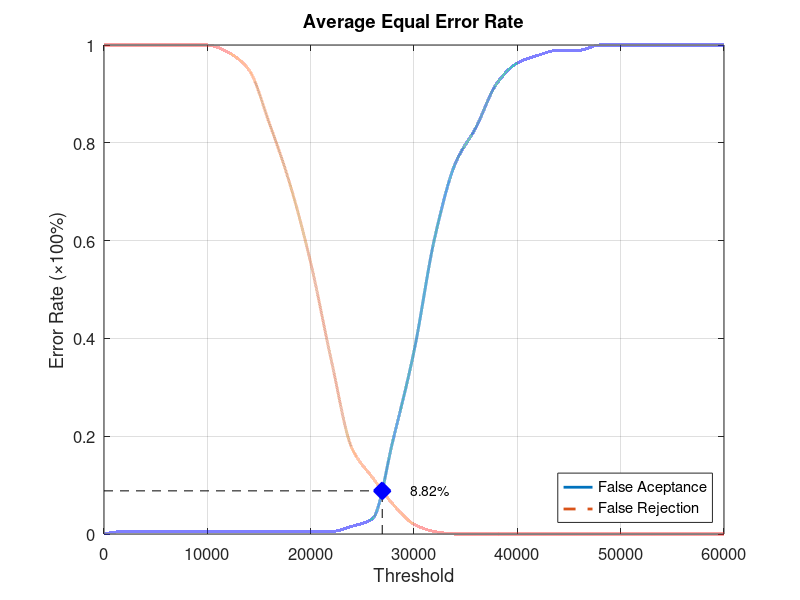
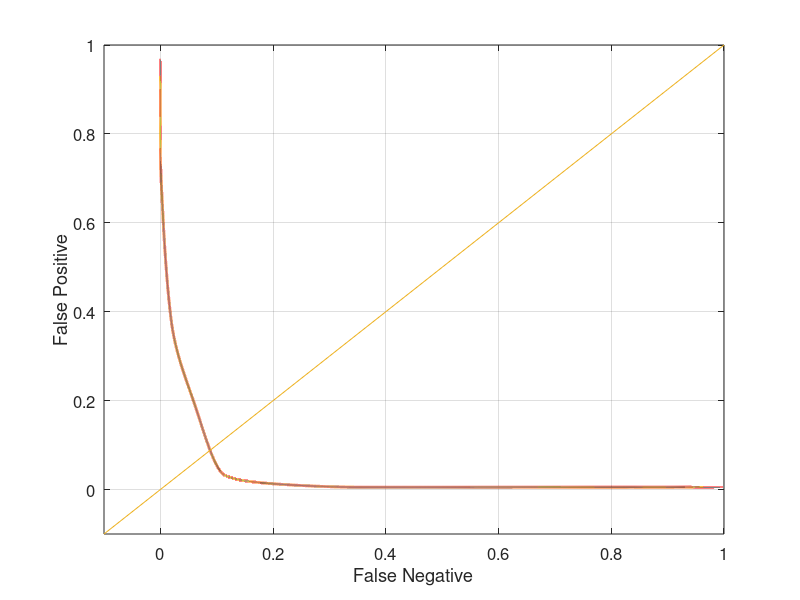

These figures' MATLAB source, in order:
function yEER = Database2_3
close all;
clear;
clc;
x = 0:2000:60000;
xq = 0:0.5:60000;

y0 = [0 0.00526316 0.00526316 0.00526316 0.00526316 0.00526316 0.00526316 0.00526316 0.00526316 0.00526316 0.00526316 0.00526316 0.0157895 0.0315789 0.194737 0.373684 0.605263 0.757895 0.831579 0.921053 0.963158 0.978947 0.989474 0.989474 1 1 1 1 1 1 1];
yy0 = interp1(x, y0, xq, 'pchip');
y1 = [1 1 1 1 1 1 0.985 0.95 0.84 0.715 0.555 0.355 0.175 0.115 0.06 0.02 0.005 0 0 0 0 0 0 0 0 0 0 0 0 0 0];
yy1 = interp1(x, y1, xq, 'pchip');

% Calculating EER: 
y2 = abs(y0 - y1);
find(y2 == min(y2))
yy2 = abs(yy0 - yy1);
xEER = find(yy2 == min(yy2));
xEERIndex = xq(xEER) % X-axis EER
yEER = yy0(xEER) % Y-axis EER

main = figure
plot(xq, yy0,'-','LineWidth', 2);	hold on
plot(xq, yy1,'--','LineWidth', 2);	hold on
plot([xEERIndex xEERIndex], [0 yEER], 'k--');	hold on
plot([0 xEERIndex], [yEER yEER], 'k--');	hold on
plot(xEERIndex, yEER, 'bx', 'LineWidth', 10);	hold on
text(xEERIndex + 10 * xEERIndex / 100, yEER, [num2str(round((10000 * yEER)) / 100) '%'])
legend('False Aceptance', 'False Rejection', 'Location', 'SouthEast')
xlabel('Threshold')
ylabel('Error Rate (\times100%)')
title('Average Equal Error Rate')
set(gca, 'FontSize', 12)
axis([0 60000 0 1])
grid on

print(main, 'Database2_3Main', '-dpng');
FNRxFPR = figure('Color', [1 1 1]);
plot(yy1, yy0, '-', yy1, yy0, 'LineWidth', 2);
hold on
y = -0.1:0.1:1
plot(y, y); 
set(gca, 'FontSize', 12)
xlabel('False Negative')
ylabel('False Positive')
axis([-0.1 1 -0.1 1])
set(gca, 'FontSize', 12)
grid on

print(FNRxFPR, 'Database2_3FNRxFPR','-dpng');
end
